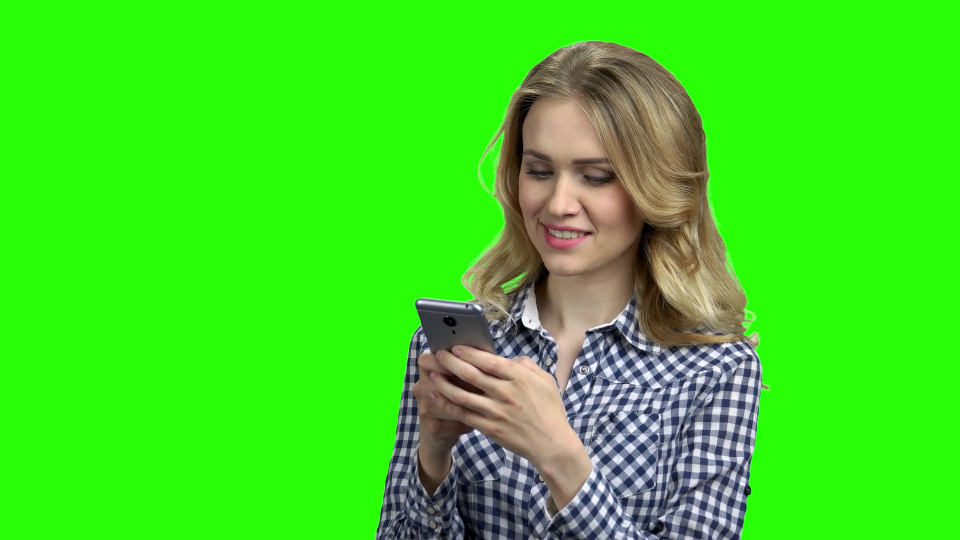
#> input picture Image processing/Green screen/img/woman_greenscreen.png, 1920 x 1080 px (shown at 1/2 size)
$ jupyter execute --allow-errors green_screen.ipynb   (shell and % lines are left out)   (text cells are left out)
#> lines starting #> are read from the running program, lines starting #| are printed output that depends on the picture; after the words box and inside, x2 and y2 are one past the last pixel; in counts of white or black regions, pixels touching at a corner belong together; pictures that were not available may be replaced by others from this repository, and a replacement may not be noted
[cell 1]
import cv2
import numpy as np
import matplotlib.pyplot as plt
import matplotlib.image as mpimg
plt.rcParams['figure.figsize'] = (10, 7)

[cell 2]
img = cv2.imread("./img/woman_greenscreen.png")
#> img is the input picture: shape (1080, 1920, 3); mean B, G, R 34.1, 217.9, 63.4
plt.imshow(cv2.cvtColor(img, cv2.COLOR_BGR2RGB));

[cell 3]
back = cv2.imread("./img/background.jpg")
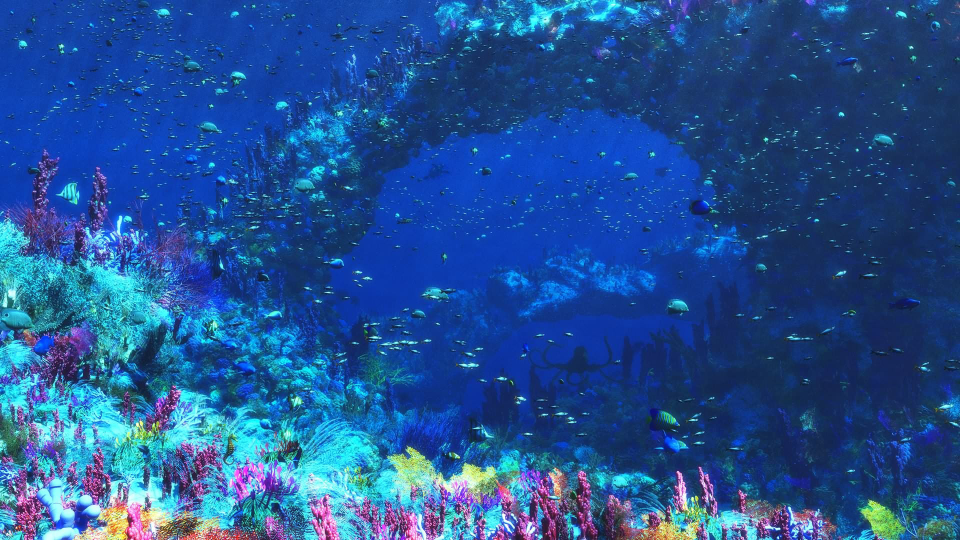
#> input picture Image processing/Green screen/img/background.jpg, 1920 x 1080 px (shown at 1/2 size)
#> back is the input picture: shape (1080, 1920, 3); mean B, G, R 148.4, 82.1, 34.9
plt.imshow(cv2.cvtColor(back, cv2.COLOR_BGR2RGB));

[cell 4]
u_green = np.array([100, 255, 100])
l_green = np.array([0, 100, 0])

mask = cv2.inRange(img, l_green, u_green)
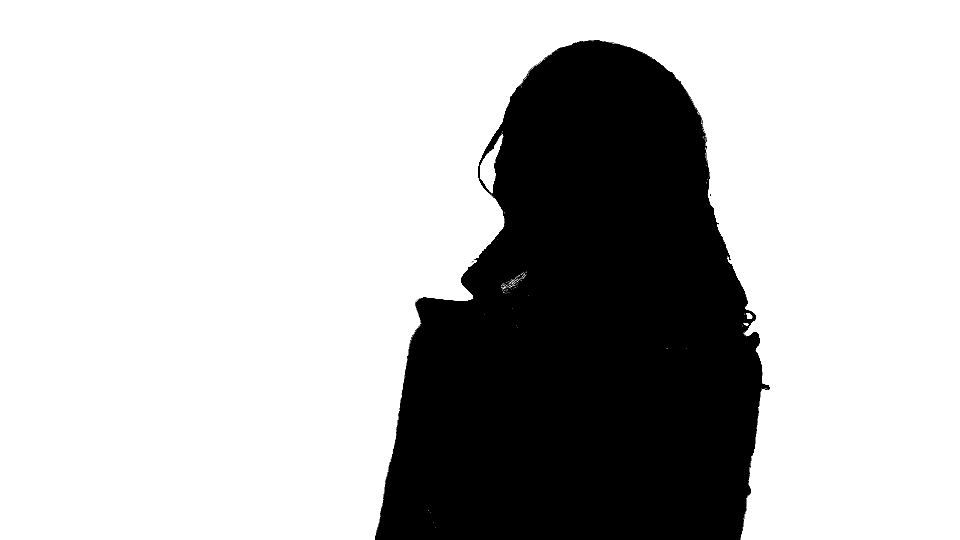
#> mask: shape (1080, 1920) (shown at 1/2 size); 73.4% white; 52 black regions (51 under 20 px), largest, box (x1, y1, x2, y2) and area: (750, 80, 1540, 1080) 552099

masked_img = img.copy()
masked_back = back.copy()

masked_img[mask != 0] = [0,0,0]
masked_back[mask == 0] = [0,0,0]

final_image = masked_back + masked_img

plt.imshow(cv2.cvtColor(final_image, cv2.COLOR_BGR2RGB));

[cell 5]
back_movie = cv2.VideoCapture("./img/Worm Hole - 6797.mp4")
image = cv2.imread("./img/banana.jpg")
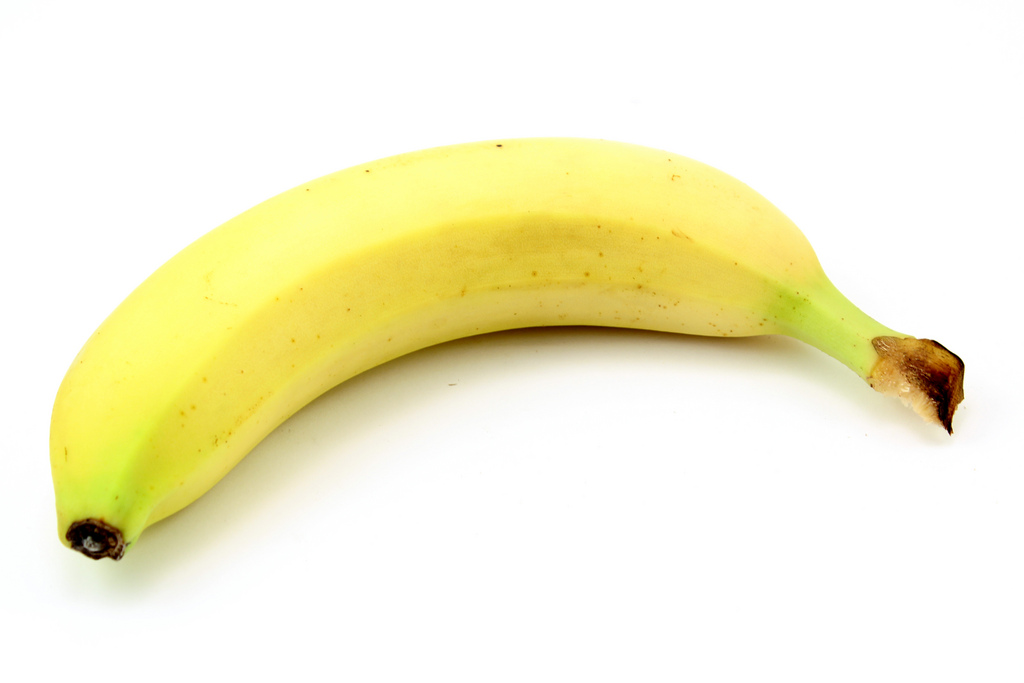
#> input picture Image processing/Green screen/img/banana.jpg, 1024 x 683 px
#> image is the input picture: shape (683, 1024, 3); mean B, G, R 209.7, 242.4, 246

while(back_movie.isOpened()):

    ret, frame = back_movie.read()
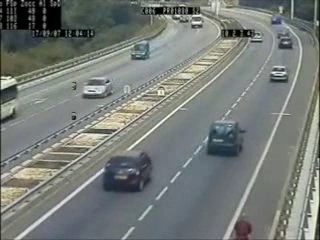
#> input picture frame 75 of YOLO object detection/videos/video.avi, 320 x 240 px, given in place of Worm Hole - 6797.mp4, which was not available
#> frame is the input picture: shape (240, 320, 3); mean B, G, R 120, 123.9, 118.8
    if frame is not None:
        frame = cv2.resize(frame, (640, 480))
#> frame: shape (480, 640, 3)
        image = cv2.resize(image, (640, 480))
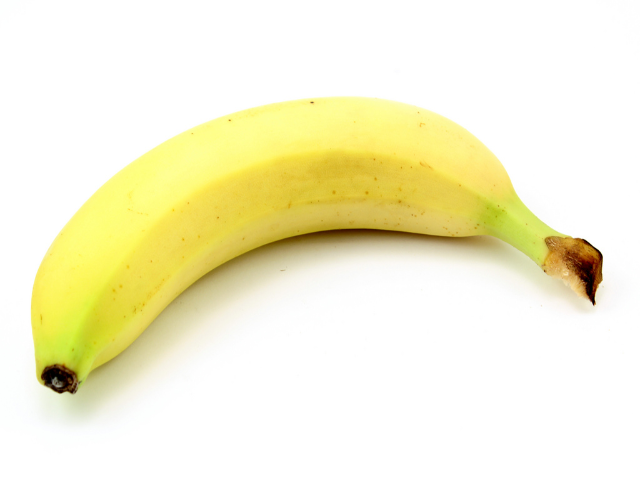
#> image: shape (480, 640, 3); mean B, G, R 209.7, 242.3, 246

        hsv = cv2.cvtColor(image, cv2.COLOR_BGR2HSV)
#> hsv: shape (480, 640, 3); mean H, S, V 10.9, 41.9, 246.3

        lower_white = np.array([0,0,0], dtype=np.uint8)
        upper_white = np.array([80,80,255], dtype=np.uint8)

        mask = cv2.inRange(hsv, lower_white, upper_white)
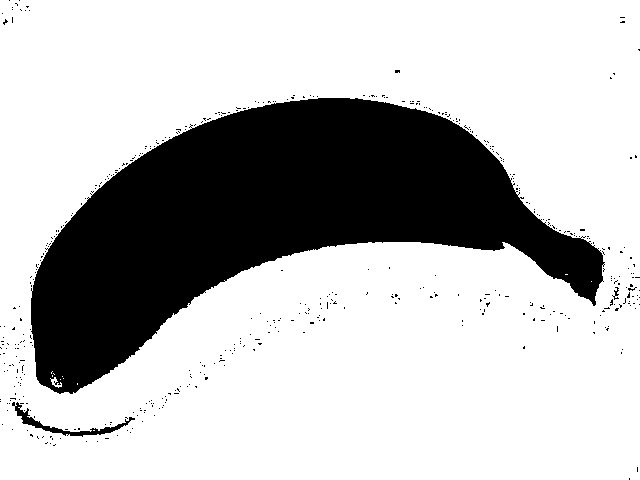
#> mask: shape (480, 640); 74.3% white; 471 black regions (468 under 20 px), largest, box (x1, y1, x2, y2) and area: (31, 98, 605, 394) 77125, (12, 402, 135, 437) 664, (612, 287, 619, 300) 35

        masked_back = frame.copy()
        masked_img = image.copy()

        masked_img[mask != 0] = [0,0,0]
#> masked_img: shape (480, 640, 3)
        masked_back[mask == 0] = [0,0,0]
#> masked_back: shape (480, 640, 3)

        final_video = masked_back + masked_img
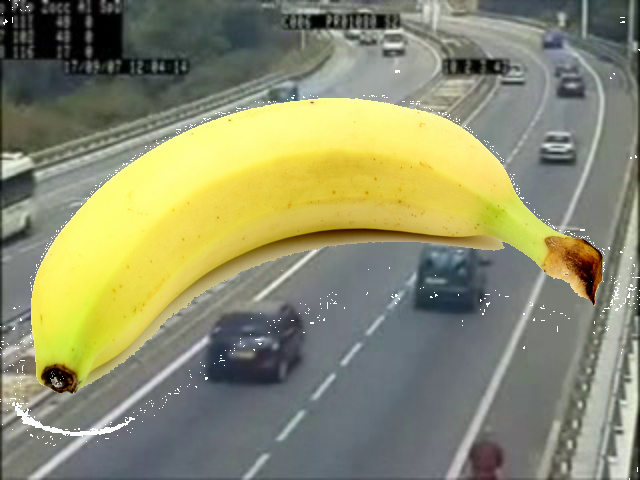
#> final_video: shape (480, 640, 3); mean B, G, R 108.6, 141.3, 140.5

        cv2.imshow("video", image)
        cv2.imshow("masked", final_video)
        cv2.imshow("mask", mask)

        if cv2.waitKey(30) & 0xFF == ord('q'):
#> (key q is pressed here)
                break
    else:
        break


#> (the rest of this cell did not finish here and is left out)

[cell 6]
## Adapt this to work with a webcam as foreground footage and a video file as background

[cell 7]
back_movie = cv2.VideoCapture("./img/Worm Hole - 6797.mp4")
video = cv2.VideoCapture(0)

while(video.isOpened()):
    check, image = video.read()
    ret, frame = back_movie.read()
    if frame is not None:
        frame = cv2.resize(frame, (640, 480))
        image = cv2.resize(image, (640, 480))

        lower_white = (0, 0, 40)
        upper_white = (180, 10, 255)

        hsv = cv2.cvtColor(image, cv2.COLOR_BGR2HSV)
#> hsv: shape (480, 640, 3); mean H, S, V 68.3, 26.8, 126.2

        #lower_white = np.array([0,0,0], dtype=np.uint8)
        #upper_white = np.array([80,80,255], dtype=np.uint8)

        mask = cv2.inRange(hsv, lower_white, upper_white)
#> mask: shape (480, 640); 13% white; 370 white regions (277 under 20 px), largest, box (x1, y1, x2, y2) and area: (495, 160, 600, 391) 5534, (68, 140, 224, 304) 5262, (446, 364, 539, 480) 4022

        kernel = np.ones((2,2),np.uint8)
        opening = cv2.morphologyEx(mask, cv2.MORPH_OPEN, kernel)
#> opening: shape (480, 640); 12.5% white; 261 white regions (153 under 20 px), largest, box (x1, y1, x2, y2) and area: (69, 141, 217, 305) 4770, (497, 161, 601, 361) 4603, (28, 344, 197, 480) 2715

        mask_dil = cv2.dilate(opening, None, iterations=5)
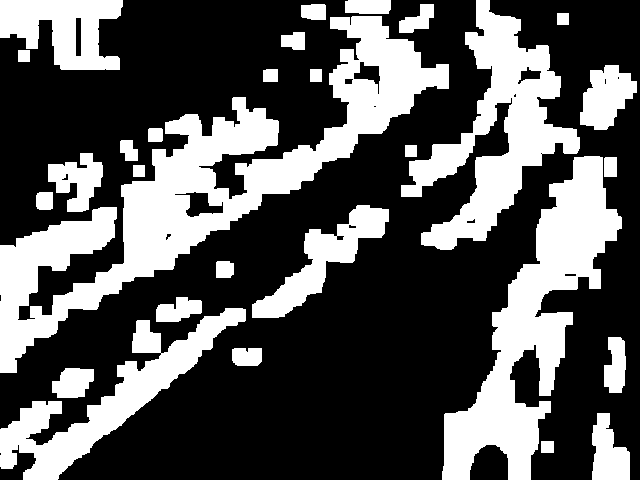
#> mask_dil: shape (480, 640); 34.1% white; 29 white regions, largest, box (x1, y1, x2, y2) and area: (0, 16, 449, 373) 34900, (442, 156, 622, 480) 20055, (401, 0, 580, 250) 15433

        masked_img = image.copy()
        masked_back = frame.copy()

        masked_back[mask_dil == 0] = [0,0,0]
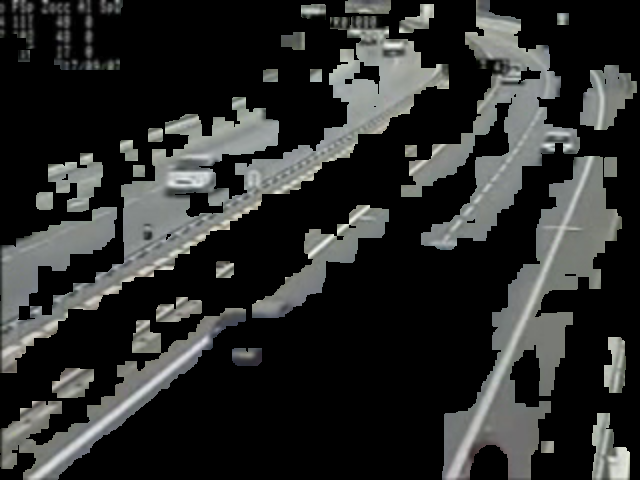
#> masked_back: shape (480, 640, 3); mean B, G, R 44.3, 45.5, 44.2
        masked_img[mask_dil != 0] = [0,0,0]
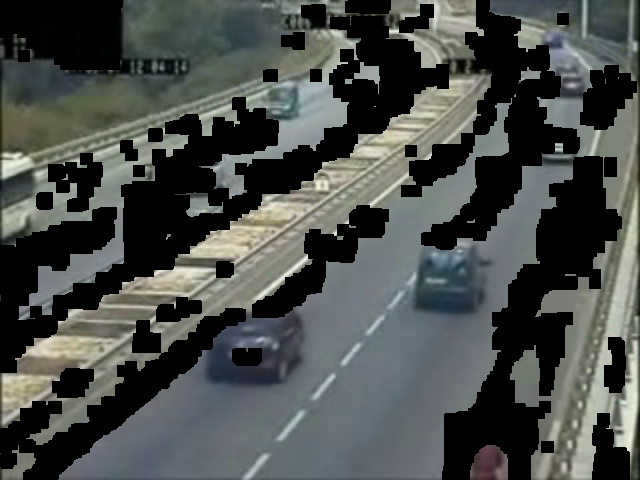
#> masked_img: shape (480, 640, 3); mean B, G, R 75.6, 78.3, 74.5

        final_video = masked_back + masked_img

        cv2.imshow("raw", image)
        cv2.imshow("masked", final_video)
        cv2.imshow("mask", mask)

        if cv2.waitKey(30) & 0xFF == ord('q'):
#> (key q is pressed here)
                break
    else:
        break

back_movie.release()
cv2.destroyAllWindows()
cv2.waitKey(1)
